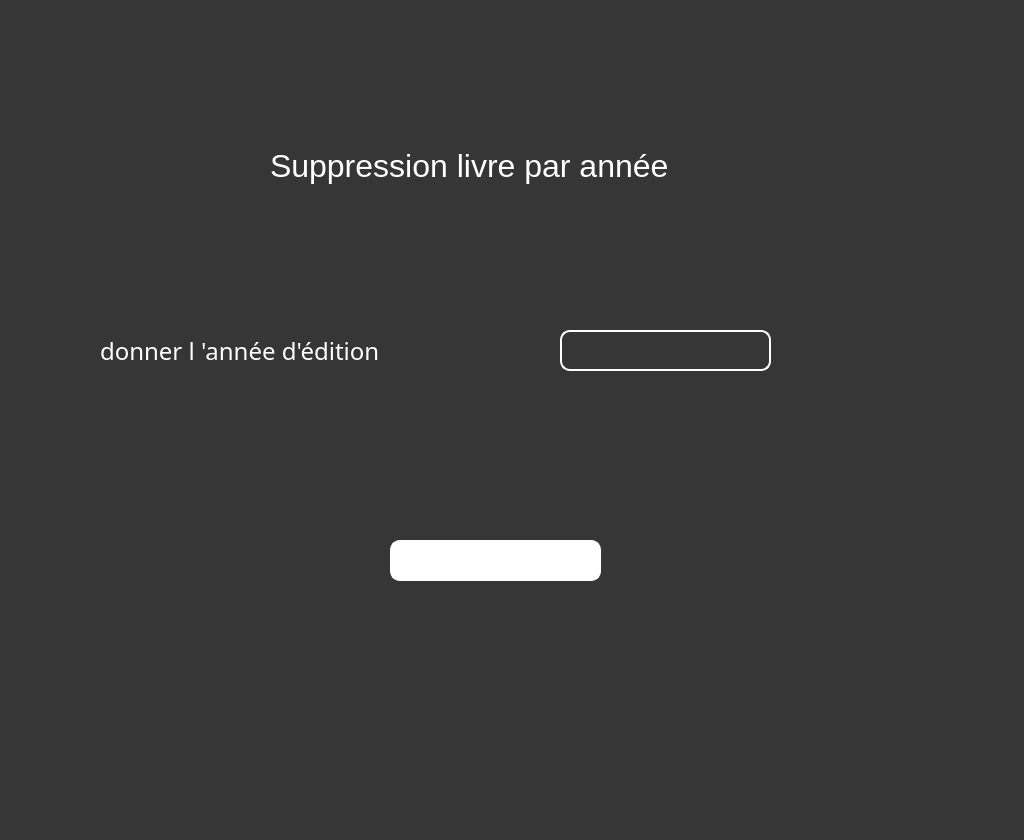
<?xml version="1.0" encoding="UTF-8"?>
<ui version="4.0">
 <class>suppression_livre_annee</class>
 <widget class="QWidget" name="suppression_livre_annee">
  <property name="geometry">
   <rect>
    <x>0</x>
    <y>0</y>
    <width>1024</width>
    <height>840</height>
   </rect>
  </property>
  <property name="windowTitle">
   <string>Form</string>
  </property>
  <property name="styleSheet">
   <string notr="true">background-color: rgb(54, 54, 54);
background-image: url(:/ressources/23.jpg);</string>
  </property>
  <widget class="QLabel" name="label">
   <property name="geometry">
    <rect>
     <x>100</x>
     <y>320</y>
     <width>351</width>
     <height>61</height>
    </rect>
   </property>
   <property name="font">
    <font>
     <family>Bahnschrift SemiLight</family>
     <pointsize>18</pointsize>
    </font>
   </property>
   <property name="styleSheet">
    <string notr="true">color: rgb(255, 255, 255);
background:transparent;
color: rgb(255, 255, 255);

border-radius:10px</string>
   </property>
   <property name="text">
    <string>donner l 'année d'édition</string>
   </property>
  </widget>
  <widget class="QPushButton" name="psupplivreannee">
   <property name="geometry">
    <rect>
     <x>390</x>
     <y>540</y>
     <width>211</width>
     <height>41</height>
    </rect>
   </property>
   <property name="font">
    <font>
     <pointsize>16</pointsize>
    </font>
   </property>
   <property name="styleSheet">
    <string notr="true">background-color: rgb(255, 255, 255);

color: rgb(255, 255, 255);
border:2px solid white;
border-radius:10px</string>
   </property>
   <property name="text">
    <string>supprimer</string>
   </property>
  </widget>
  <widget class="QLineEdit" name="lineEdit">
   <property name="geometry">
    <rect>
     <x>560</x>
     <y>330</y>
     <width>211</width>
     <height>41</height>
    </rect>
   </property>
   <property name="font">
    <font>
     <pointsize>12</pointsize>
    </font>
   </property>
   <property name="styleSheet">
    <string notr="true">color: rgb(255, 255, 255);
background:transparent;
color: rgb(255, 255, 255);
border:2px solid white;
border-radius:10px
</string>
   </property>
  </widget>
  <widget class="QLabel" name="label_2">
   <property name="geometry">
    <rect>
     <x>270</x>
     <y>140</y>
     <width>531</width>
     <height>51</height>
    </rect>
   </property>
   <property name="font">
    <font>
     <pointsize>24</pointsize>
    </font>
   </property>
   <property name="styleSheet">
    <string notr="true">color: rgb(255, 255, 255);
background:transparent;
color: rgb(255, 255, 255);

border-radius:10px</string>
   </property>
   <property name="text">
    <string>Suppression livre par année</string>
   </property>
  </widget>
 </widget>
 <resources>
  <include location="ressources.qrc"/>
 </resources>
 <connections/>
</ui>
